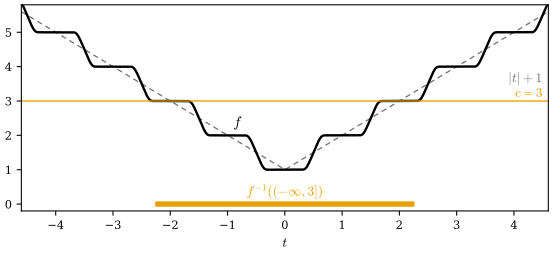

Write Python code to recreate this figure.
"""그림 12.5.2: ℝ의 매끄러운 소진 함수 f = Σ_k (|k| + 1) ψ_k (12.5절, 예 12.5.8(d)).

ψ_k는 예 12.4.6(b)의 단위분할(U_k = (k − 1, k + 1))이다. f(t)는 −4.6 ≤ t ≤ 4.6에서 검정으로,
비교를 위해 |t| + 1을 회색 점선으로 그린다. 수평선 c = 3(주황)과 부분수준집합 f^{-1}((−∞, 3])(가로축 위의 굵은 주황 선분)을 표시한다.
f는 |t| ≤ 1/4 근처에서 1이고, 정수 k 근처 [k − 1/4, k + 1/4]에서 |k| + 1인 평평한 계단을 매끄럽게 이은 모양이다.

실행: 프로젝트 루트에서 ``PYTHONPATH=tools python3 chapters/12-smooth-maps/figures/fig-12-5-2-exhaustion-function.py``
"""

import dgfig

dgfig.setup()

import matplotlib.pyplot as plt
import numpy as np

C = dgfig.COLORS
LW = dgfig.LW


def f0(t):
    t = np.asarray(t, float)
    out = np.zeros_like(t)
    m = t > 0
    out[m] = np.exp(-1.0 / t[m])
    return out


def h(t):
    p, q = f0(2 - np.asarray(t, float)), f0(np.asarray(t, float) - 1)
    return p / (p + q)


b = lambda s: h(0.5 + 2 * np.abs(np.asarray(s, float)))
ks = np.arange(-8, 9)
t = np.linspace(-4.6, 4.6, 4601)
g = np.array([b(t - q) for q in ks])
psi = g / g.sum(axis=0)
fexh = (np.abs(ks)[:, None] + 1) * psi
fexh = fexh.sum(axis=0)

# 자기검사: f ≥ 1, |t| ≥ N + 1이면 f(t) ≥ N + 2 (따라서 {f ≤ N + 1} ⊆ [−N − 1, N + 1]), 정수 근처 평평함
assert np.all(fexh >= 1 - 1e-12)
for N in range(0, 3):
    assert np.all(fexh[np.abs(t) >= N + 1] >= N + 2 - 1e-12)
for q in range(-3, 4):
    m = np.abs(t - q) <= 0.25
    assert np.allclose(fexh[m], abs(q) + 1)
c = 3.0
sub = fexh <= c
assert np.all(np.abs(t[sub]) <= 2.3) and np.all(sub[np.abs(t) <= 2.25])   # {f ≤ 3} = [−9/4, 9/4] (경계는 언더플로 여유)

fig, ax = plt.subplots(figsize=(6.0, 2.9))
ax.plot(t, np.abs(t) + 1, color=C["aux"], lw=1.0, ls=(0, (4, 3)))
ax.plot(t, fexh, color=C["main"], lw=LW["main"])
ax.axhline(c, color=C["accent"], lw=1.0)
lo, hi = t[sub].min(), t[sub].max()
ax.plot([lo, hi], [0, 0], color=C["accent"], lw=4, solid_capstyle="butt")
ax.text(4.5, c + 0.12, r"$c=3$", color=C["accent"], fontsize=10, ha="right")
ax.text(0, 0.25, r"$f^{-1}((-\infty,3])$", color=C["accent"], fontsize=10, ha="center")
ax.text(3.9, 3.55, r"$|t|+1$", color=C["aux"], fontsize=10)
ax.text(-0.9, 2.25, r"$f$", fontsize=11)
ax.set_xlim(-4.6, 4.6)
ax.set_ylim(-0.2, 5.8)
ax.set_xticks(range(-4, 5))
ax.set_yticks(range(0, 6))
ax.tick_params(labelsize=8.5)
ax.set_xlabel(r"$t$", fontsize=10)
fig.tight_layout()
dgfig.save(fig, __file__)
